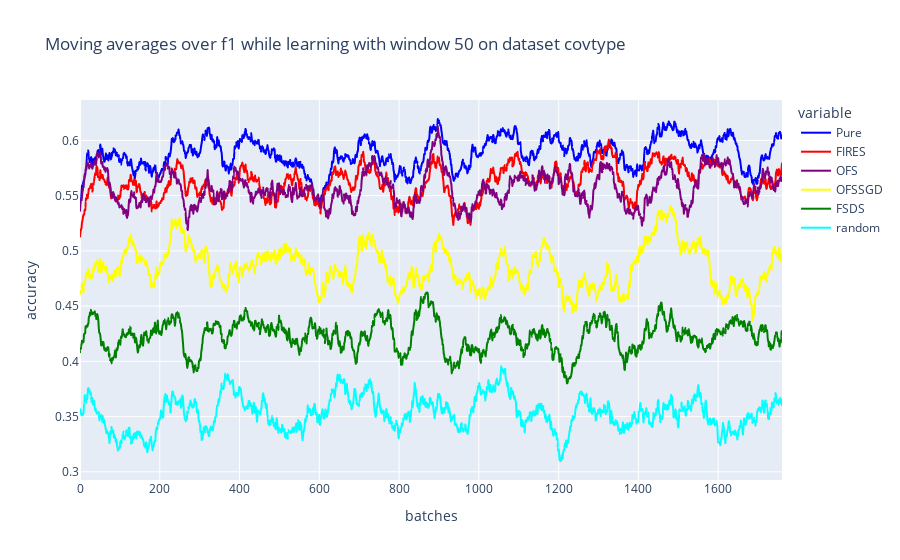

Notebook code cell kept with this figure:
### Code cell
#moving averages
title = "Moving averages over f1 while learning with window {} on dataset {}".format(n_window, dataset_name)
col_names = ["Pure","FIRES", "OFS", "OFSSGD", "FSDS", "random"]
d = {"Pure":pure_f1, "FIRES":fires_f1, "OFS":ofs_f1, 
"OFSSGD":ofssgd_f1, "FSDS":fsds_f1, "random":random_f1}
df = pd.DataFrame(d, columns=col_names)
fig = px.line(df, y=col_names, title=title, labels={"index":"batches", "value":"accuracy"}, color_discrete_map={"Pure":"blue",'FIRES': 'red', 
                                                   'FSDS': 'green', 'OFS': 'purple', "OFSSGD":"yellow", "random":"cyan"})
fig.show()

### Figure 1 — Plotly figure (JSON) as saved in the notebook; plotly's stock layout.template omitted (floating-point values rounded to 4 significant figures; data arrays with more than 128 entries replaced by an {"elided": "..."} marker saying what was removed)
{"data": [{"hovertemplate": "variable=Pure<br>batches=%{x}<br>accuracy=%{y}<extra></extra>", "legendgroup": "Pure", "line": {"color": "blue", "dash": "solid"}, "mode": "lines", "name": "Pure", "showlegend": true, "type": "scattergl", "x": {"elided": "1761 int values"}, "xaxis": "x", "y": {"elided": "1761 float values"}, "yaxis": "y"}, {"hovertemplate": "variable=FIRES<br>batches=%{x}<br>accuracy=%{y}<extra></extra>", "legendgroup": "FIRES", "line": {"color": "red", "dash": "solid"}, "mode": "lines", "name": "FIRES", "showlegend": true, "type": "scattergl", "x": {"elided": "1761 int values"}, "xaxis": "x", "y": {"elided": "1761 float values"}, "yaxis": "y"}, {"hovertemplate": "variable=OFS<br>batches=%{x}<br>accuracy=%{y}<extra></extra>", "legendgroup": "OFS", "line": {"color": "purple", "dash": "solid"}, "mode": "lines", "name": "OFS", "showlegend": true, "type": "scattergl", "x": {"elided": "1761 int values"}, "xaxis": "x", "y": {"elided": "1761 float values"}, "yaxis": "y"}, {"hovertemplate": "variable=OFSSGD<br>batches=%{x}<br>accuracy=%{y}<extra></extra>", "legendgroup": "OFSSGD", "line": {"color": "yellow", "dash": "solid"}, "mode": "lines", "name": "OFSSGD", "showlegend": true, "type": "scattergl", "x": {"elided": "1761 int values"}, "xaxis": "x", "y": {"elided": "1761 float values"}, "yaxis": "y"}, {"hovertemplate": "variable=FSDS<br>batches=%{x}<br>accuracy=%{y}<extra></extra>", "legendgroup": "FSDS", "line": {"color": "green", "dash": "solid"}, "mode": "lines", "name": "FSDS", "showlegend": true, "type": "scattergl", "x": {"elided": "1761 int values"}, "xaxis": "x", "y": {"elided": "1761 float values"}, "yaxis": "y"}, {"hovertemplate": "variable=random<br>batches=%{x}<br>accuracy=%{y}<extra></extra>", "legendgroup": "random", "line": {"color": "cyan", "dash": "solid"}, "mode": "lines", "name": "random", "showlegend": true, "type": "scattergl", "x": {"elided": "1761 int values"}, "xaxis": "x", "y": {"elided": "1761 float values"}, "yaxis": "y"}], "layout": {"legend": {"title": {"text": "variable"}, "tracegroupgap": 0}, "title": {"text": "Moving averages over f1 while learning with window 50 on dataset covtype"}, "xaxis": {"anchor": "y", "domain": [0, 1], "title": {"text": "batches"}}, "yaxis": {"anchor": "x", "domain": [0, 1], "title": {"text": "accuracy"}}}}
